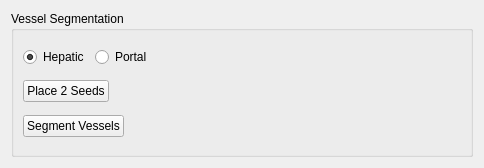
<?xml version="1.0" encoding="UTF-8"?>
<ui version="4.0">
 <class>qSlicerVesselSegmentationSegmentationWidget</class>
 <widget class="QWidget" name="qSlicerVesselSegmentationSegmentationWidget">
  <property name="geometry">
   <rect>
    <x>0</x>
    <y>0</y>
    <width>484</width>
    <height>168</height>
   </rect>
  </property>
  <property name="windowTitle">
   <string>Form</string>
  </property>
  <layout class="QVBoxLayout" name="verticalLayout">
   <item>
    <widget class="QGroupBox" name="groupBox_2">
     <property name="title">
      <string>Vessel Segmentation</string>
     </property>
     <layout class="QVBoxLayout" name="verticalLayout_5">
      <item>
       <layout class="QHBoxLayout" name="horizontalLayout_4">
        <item>
         <widget class="QRadioButton" name="radioHepaticSeg">
          <property name="text">
           <string>Hepatic</string>
          </property>
          <property name="checked">
           <bool>true</bool>
          </property>
         </widget>
        </item>
        <item>
         <widget class="QRadioButton" name="radioPortalSeg">
          <property name="text">
           <string>Portal</string>
          </property>
         </widget>
        </item>
        <item>
         <spacer name="horizontalSpacer_5">
          <property name="orientation">
           <enum>Qt::Horizontal</enum>
          </property>
          <property name="sizeHint" stdset="0">
           <size>
            <width>40</width>
            <height>20</height>
           </size>
          </property>
         </spacer>
        </item>
       </layout>
      </item>
      <item>
       <layout class="QHBoxLayout" name="horizontalLayout_5">
        <item>
         <widget class="QPushButton" name="buttonSeedsSeg">
          <property name="text">
           <string>Place 2 Seeds</string>
          </property>
          <property name="checkable">
           <bool>true</bool>
          </property>
         </widget>
        </item>
        <item>
         <spacer name="horizontalSpacer_2">
          <property name="orientation">
           <enum>Qt::Horizontal</enum>
          </property>
          <property name="sizeHint" stdset="0">
           <size>
            <width>30</width>
            <height>20</height>
           </size>
          </property>
         </spacer>
        </item>
       </layout>
      </item>
      <item>
       <layout class="QHBoxLayout" name="horizontalLayout_6">
        <item>
         <widget class="QPushButton" name="buttonSegmentation">
          <property name="text">
           <string>Segment Vessels</string>
          </property>
         </widget>
        </item>
        <item>
         <spacer name="horizontalSpacer_4">
          <property name="orientation">
           <enum>Qt::Horizontal</enum>
          </property>
          <property name="sizeHint" stdset="0">
           <size>
            <width>40</width>
            <height>20</height>
           </size>
          </property>
         </spacer>
        </item>
       </layout>
      </item>
     </layout>
    </widget>
   </item>
  </layout>
 </widget>
 <tabstops>
  <tabstop>radioHepaticSeg</tabstop>
  <tabstop>radioPortalSeg</tabstop>
  <tabstop>buttonSeedsSeg</tabstop>
  <tabstop>buttonSegmentation</tabstop>
 </tabstops>
 <resources/>
 <connections>
  <connection>
   <sender>buttonSeedsSeg</sender>
   <signal>clicked()</signal>
   <receiver>qSlicerVesselSegmentationSegmentationWidget</receiver>
   <slot>PlaceSeedsSeg()</slot>
   <hints>
    <hint type="sourcelabel">
     <x>152</x>
     <y>402</y>
    </hint>
    <hint type="destinationlabel">
     <x>155</x>
     <y>133</y>
    </hint>
   </hints>
  </connection>
  <connection>
   <sender>buttonSegmentation</sender>
   <signal>clicked()</signal>
   <receiver>qSlicerVesselSegmentationSegmentationWidget</receiver>
   <slot>RunSegment()</slot>
   <hints>
    <hint type="sourcelabel">
     <x>169</x>
     <y>444</y>
    </hint>
    <hint type="destinationlabel">
     <x>155</x>
     <y>133</y>
    </hint>
   </hints>
  </connection>
  <connection>
   <sender>radioHepaticSeg</sender>
   <signal>clicked()</signal>
   <receiver>qSlicerVesselSegmentationSegmentationWidget</receiver>
   <slot>OnHepaticSeg()</slot>
   <hints>
    <hint type="sourcelabel">
     <x>96</x>
     <y>376</y>
    </hint>
    <hint type="destinationlabel">
     <x>262</x>
     <y>461</y>
    </hint>
   </hints>
  </connection>
  <connection>
   <sender>radioPortalSeg</sender>
   <signal>clicked()</signal>
   <receiver>qSlicerVesselSegmentationSegmentationWidget</receiver>
   <slot>OnPortalSeg()</slot>
   <hints>
    <hint type="sourcelabel">
     <x>165</x>
     <y>376</y>
    </hint>
    <hint type="destinationlabel">
     <x>262</x>
     <y>461</y>
    </hint>
   </hints>
  </connection>
  <connection>
   <sender>qSlicerVesselSegmentationSegmentationWidget</sender>
   <signal>ToggleButtonSeedsSeg()</signal>
   <receiver>buttonSeedsSeg</receiver>
   <slot>toggle()</slot>
   <hints>
    <hint type="sourcelabel">
     <x>241</x>
     <y>83</y>
    </hint>
    <hint type="destinationlabel">
     <x>89</x>
     <y>82</y>
    </hint>
   </hints>
  </connection>
 </connections>
</ui>
